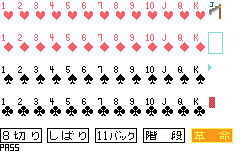
#> input picture assets/splite.png, 240 x 160 px, found by its file name
$ python gba_obj_convert_atlas_regions.py assets/splite.png assets/splite_regions.json obj_atlas
#> lines starting #> are read from the running program, lines starting #| are printed output that depends on the picture
#> in main, img is the input picture: PIL image 240x160 RGBA; mean R, G, B, A 120.6, 112.6, 110.9, 138.8
#!/usr/bin/env python3
# -*- coding: utf-8 -*-
# 240x160 PNG と、領域JSON([{name,x,y,w,h},...])を GBA OBJ(4bpp)用の
# obj_atlas.c/.h にまとめる。
# python3 scripts/gba_obj_convert_atlas_regions.py assets/splite.png assets/splite_regions.json obj_atlas

import sys, json
from pathlib import Path
from PIL import Image

# ==== 固定設定（GBA 正式仕様）====
TILE_ORDER = "row"              # 行優先でタイルを並べる
LEFT_PIXEL_IS_LOW_NIBBLE = True # 左=下位/右=上位（必須）
# =================================

def clamp5(x): return (x * 31 + 127) // 255
def rgb_to_bgr555(rgb):
    r,g,b = rgb
    return (clamp5(b) << 10) | (clamp5(g) << 5) | clamp5(r)

def quantize_16(img_rgba):
    q = img_rgba.convert("P", palette=Image.ADAPTIVE, colors=16)
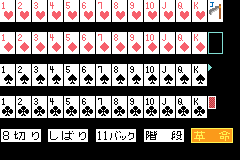
#> q: PIL image 240x160 P; mean R, G, B 120.6, 112.6, 110.9
    pal = q.getpalette()[:16*3]
#> pal = 48 values, max 255 at index 3, min 0 at index 0, mean 96.48
    pal_rgb = []
    for i in range(16):
        r = pal[i*3+0] if i*3+0 < len(pal) else 0
        g = pal[i*3+1] if i*3+1 < len(pal) else 0
        b = pal[i*3+2] if i*3+2 < len(pal) else 0
        pal_rgb.append((r,g,b))
#> this loop made 16 passes
#> (r, g, b) on passes 1 to 12: (0, 0, 0), (255, 255, 255), (0, 0, 0), (247, 96, 108), (251, 154, 26), (255, 243, 81), (129, 222, 211), (171, 67, 64), (126, 126, 126), (165, 89, 42), (192, 192, 192), (0, 108, 183)
#> after the loop, pal_rgb = [(0, 0, 0), (255, 255, 255), (0, 0, 0), (247, 96, 108), (251, 154, 26), (255, 243, 81), (129, 222, 211), (171, 67, 64), (126, 126, 126), (165, 89, 42), (192, 192, 192), (0, 108, 183), (0, 0, 0), (0, 0, 0), (0, 0, 0), (0, 0, 0)]
    return q, pal_rgb

def size_code(px):
    # ERAPIサイズコード: 8->0x08, 16->0x06, 32->0x04, 64->0x02
    return 0x08 if px <= 8 else (0x06 if px <= 16 else (0x04 if px <= 32 else 0x02))

WORDS_PER_TILE = 8  # 8x8(4bpp)=32B=8words

# [101 lines left out: functions rect_to_words, write_outputs, not called in this run]

def main():
    if len(sys.argv) < 4:
        print("usage: gba_obj_convert_atlas_regions.py <image> <manifest.json> <base_name>", file=sys.stderr)
        sys.exit(1)

    img_path   = Path(sys.argv[1])
    manifest   = Path(sys.argv[2])
    base       = sys.argv[3]
    proj_root  = Path.cwd()

    img = Image.open(img_path).convert("RGBA")
    imgP, pal_rgb = quantize_16(img)
    pal_bgr = [rgb_to_bgr555(rgb) for rgb in pal_rgb]
#> pal_bgr = [0, 32767, 0, 13726, 3711, 11231, 27504, 8469, 15855, 5492, 24311, 22944, 0, 0, 0, 0]
    pix = imgP.load()

#> (the run stopped early here; a loop or call above may not have finished)

$ run again, with assets/dog1.png copied over assets/splite.png
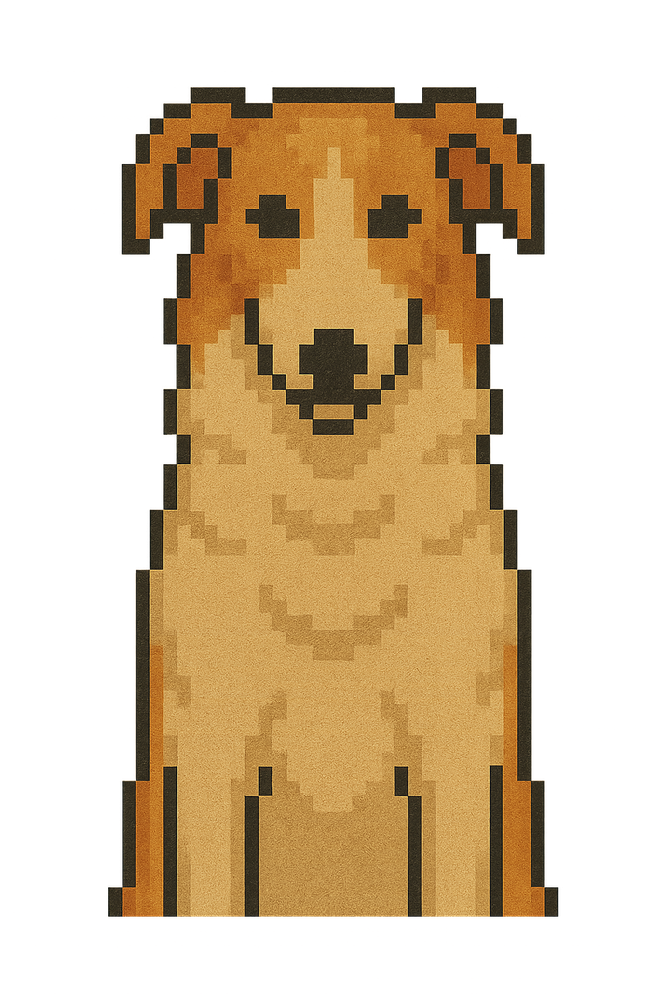
#> input picture assets/dog1.png, 667 x 1000 px, shrunk from 1024 x 1536 before the run, found by its file name
#> in main, img is the input picture: PIL image 667x1000 RGBA; mean R, G, B, A 82.3, 61.5, 31.4, 118.3
#> in quantize_16, `q = img_rgba.convert("P", palette=Image.ADAPTIVE, colors=16)`:
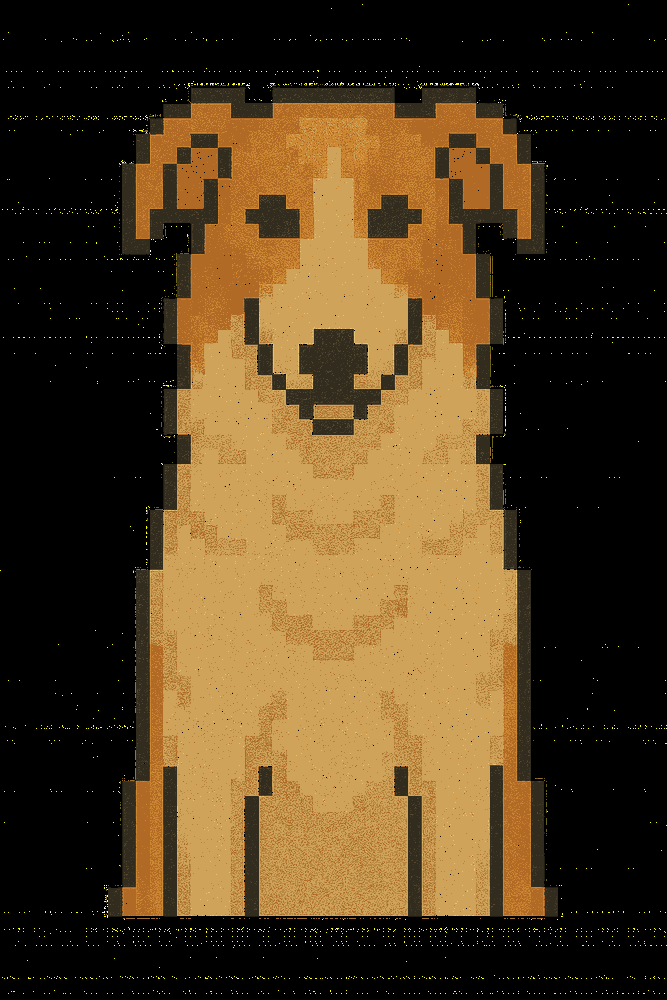
#> q: PIL image 667x1000 P; mean R, G, B 81.1, 60.7, 30.9
#> pal = 48 values, max 255 at index 30, min 0 at index 0, mean 109.1
#> the loop in quantize_16, `for i in range(16):` made 16 passes
#> (r, g, b) on passes 1 to 8: (0, 0, 0), (208, 163, 90), (176, 106, 37), (50, 44, 31), (186, 138, 68), (204, 136, 50), (195, 122, 42), (181, 131, 60)
#> after the loop in quantize_16, `for i in range(16):`: pal_rgb = [(0, 0, 0), (208, 163, 90), (176, 106, 37), (50, 44, 31), (186, 138, 68), (204, 136, 50), (195, 122, 42), (181, 131, 60), (67, 58, 39), (88, 72, 45), (255, 255, 0), (232, 195, 118), (107, 100, 23), (32, 29, 19), (160, 111, 52), (255, 255, 254)]
#> pal_bgr = [0, 11929, 4533, 4262, 8759, 6713, 5624, 7702, 5352, 5419, 1023, 15132, 3469, 2180, 6579, 32767]
